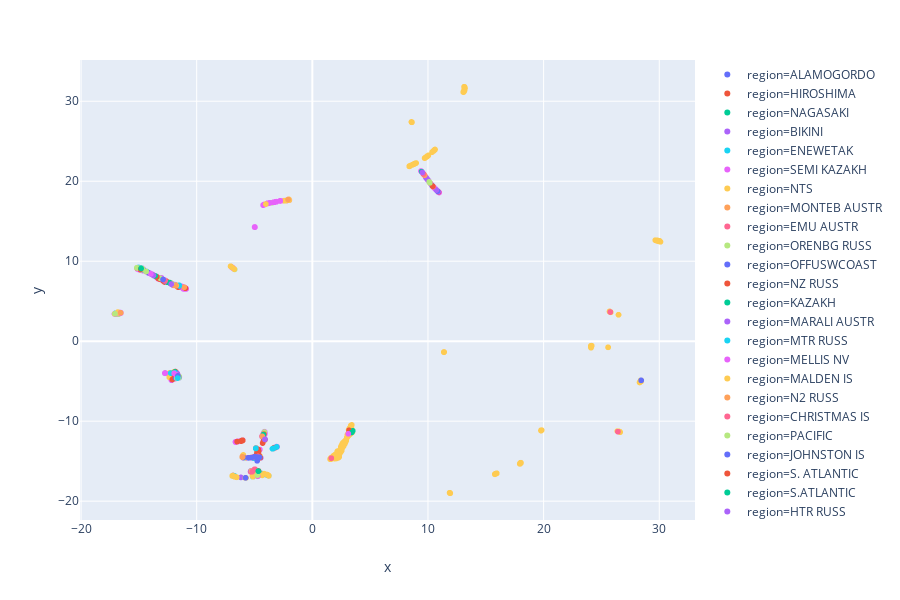

Notebook code for this chart:
### Code cell
plotly_express.scatter(df1,x='x', y='y', color='region', 
                       hover_data=['year','country','type','type_cat','region','year'])
